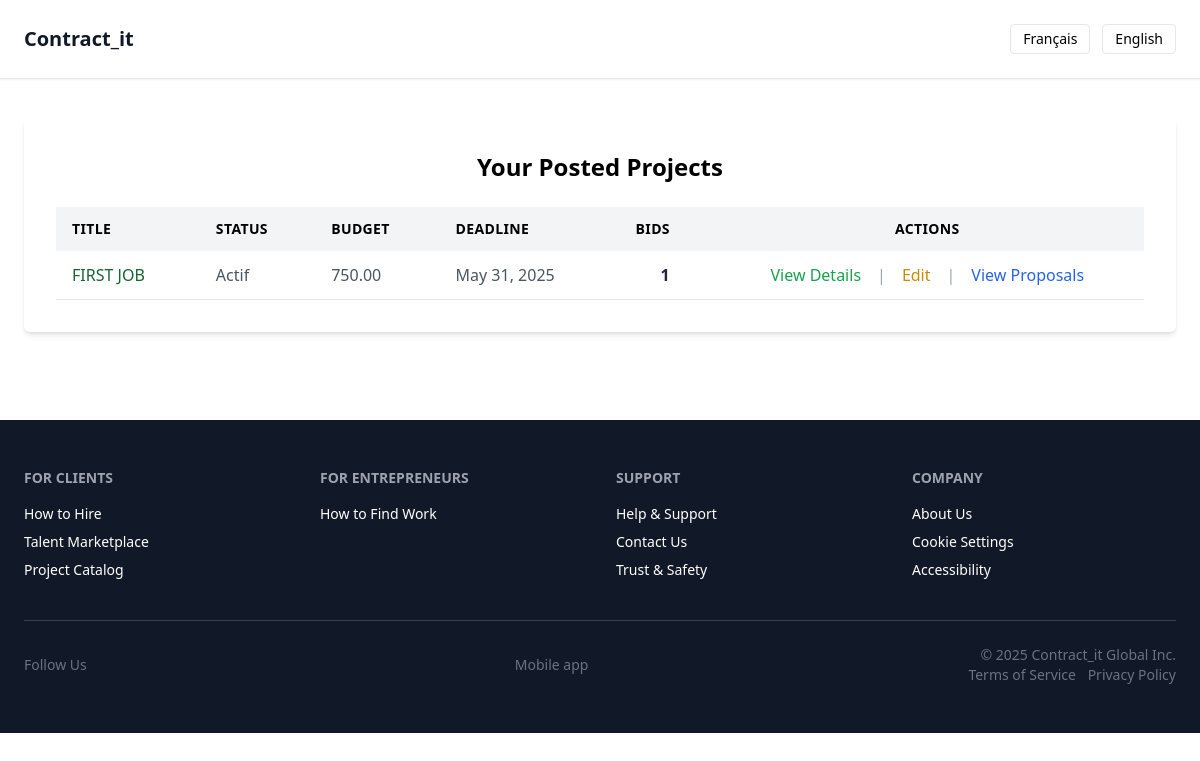
The app's page /api/projects/my-projects/ (signed in) with its own data.
### projects/models.py (models this page shows, shortened)
class Project(models.Model):
    STATUS_CHOICES = [
        ('active', 'Actif'),          # Projet publié, ouvert aux offres
        ('in_progress', 'En cours'),  # Projet attribué à un entrepreneur
        ('completed', 'Terminé'),     # Projet complété
        ('cancelled', 'Annulé'),      # Projet annulé ou retiré
    ]
    is_public = models.BooleanField(
        default=True,
        help_text="Le projet est-il visible publiquement ? (True = tous les entrepreneurs peuvent le voir)"
    )
    client = models.ForeignKey(
        CustomUser,
        on_delete=models.SET_NULL,          # Si le client est supprimé → champ devient NULL
        null=True,
        blank=True,
        related_name='projects_posted',     # Permet d’appeler client.projects_posted.all()
        limit_choices_to={'is_client': True},  # Restreint aux utilisateurs clients
        help_text="Utilisateur (client) qui a publié ce projet"
    )
    contractor = models.ForeignKey(
        CustomUser,
        on_delete=models.SET_NULL,          # Si le contractor est supprimé → champ devient NULL
        null=True,
        blank=True,
        related_name='projects_awarded',    # Permet d’appeler contractor.projects_awarded.all()
        limit_choices_to={'is_contractor': True},  # Restreint aux utilisateurs entrepreneurs
        help_text="Utilisateur (entrepreneur) sélectionné pour ce projet (facultatif)"
    )
    title = models.CharField(
        max_length=255,
        help_text="Titre clair et court du projet (ex. : Rénovation salle de bain)"
    )
    description = models.TextField(
        help_text="Description complète des travaux à réaliser"
    )
    category = models.CharField(
        max_length=100,
        help_text="Type de projet ou domaine requis (ex : Électricité, Peinture)"
    )
    location = models.CharField(
        max_length=255,
        help_text="Lieu d'exécution des travaux (ville, région, etc.)"
    )
    budget = models.DecimalField(
        max_digits=10,  # Jusqu’à 9 999 999.99
        decimal_places=2,
        help_text="Budget estimé ou alloué pour le projet (en dollars CAD)"
    )
    deadline = models.DateField(
        help_text="Date limite souhaitée pour l’achèvement du projet"
    )
    status = models.CharField(
        max_length=20,
        choices=STATUS_CHOICES,
        default='active',
        help_text="Statut actuel du projet (actif, en cours, terminé ou annulé)"
    )
    ai_drafted = models.BooleanField(
        default=False,
        help_text="Ce projet a-t-il été rédigé automatiquement par l’assistant IA ?"
    )
    created_at = models.DateTimeField(
        auto_now_add=True,
        help_text="Date de création automatique lors de la publication"
    )
    updated_at = models.DateTimeField(
        auto_now=True,
        help_text="Mise à jour automatique à chaque modification"
    )

### projects/views.py (the view)
# urls.py: path('my-projects/', my_projects_view, name='my_projects_view'),
@login_required
def my_projects_view(request):
    user = request.user
    if not user.is_client:
        return redirect("index_view")  # Redirige les non-clients
    projects = Project.objects.filter(client=user).order_by('-created_at')
    projects_with_bids = []
    for project in projects:
        bids_count = Bid.objects.filter(project=project).count()
        projects_with_bids.append({
            'project': project,
            'bids_count': bids_count
        })
    return render(request, 'projects/my_projects.html', {
        'projects_with_bids': projects_with_bids
    })

### accounts/context_processors.py (called while the page is built)
def user_roles(request):
    user = request.user  # 🔍 Récupère l’utilisateur connecté (AnonymousUser si non connecté)
    return {
        'is_client': getattr(user, 'is_client', False),         # ✅ True si client, sinon False
        'is_contractor': getattr(user, 'is_contractor', False)  # ✅ True si entrepreneur, sinon False
    }

### projects/templates/projects/my_projects.html (shortened to what this page needs)
{% extends "core/useful/base2.html" %}
{% load i18n %}
{% block content %}
<div class="max-w-6xl mx-auto bg-white p-8 shadow-md rounded-md">
    <h2 class="text-2xl font-bold mb-6 text-center">{% trans "Your Posted Projects" %}</h2>
    {% if projects_with_bids|length == 0 %}
        <p class="text-center text-gray-500">{% trans "You haven't posted any projects yet." %}</p>
        <a href="{% url 'create_project_view' %}" class="inline-block px-5 py-3 bg-indigo-600 text-white rounded-lg font-semibold hover:bg-indigo-700 transition">
            {% trans "Post your first project" %}
        </a>
    {% else %}
        <table class="w-full table-auto border-collapse">
            <thead class="bg-gray-100 text-left text-sm uppercase tracking-wide">
                <tr>
                    <th class="px-4 py-3">{% trans "Title" %}</th>
                    <th class="px-4 py-3">{% trans "Status" %}</th>
                    <th class="px-4 py-3">{% trans "Budget" %}</th>
                    <th class="px-4 py-3">{% trans "Deadline" %}</th>
                    <th class="px-4 py-3">{% trans "Bids" %}</th>
                    <th class="px-4 py-3 text-center">{% trans "Actions" %}</th>
                </tr>
            </thead>
            <tbody>
                {% for entry in projects_with_bids %}
                    {% with project=entry.project bids_count=entry.bids_count %}
                    <tr class="border-b hover:bg-gray-50">
                        <td class="px-4 py-3 font-medium text-green-800">{{ project.title }}</td>
                        <td class="px-4 py-3 text-gray-600">{{ project.get_status_display }}</td>
                        <td class="px-4 py-3 text-gray-600">{{ project.budget }}</td>
                        <td class="px-4 py-3 text-gray-600">{{ project.deadline }}</td>
                        <td class="px-4 py-3 text-center text-gray-800 font-semibold">{{ bids_count }}</td>
                        <td class="text-center whitespace-nowrap">
                            <div class="flex items-center justify-center space-x-4">
                                <a href="{% url 'project_detail_page_view' project.id %}" class="text-green-600 hover:underline">
                                    {% trans "View Details" %}
                                </a>
                                <span class="text-gray-400">|</span>
                                <a href="{% url 'edit_project_view' project.id %}" class="text-yellow-600 hover:underline">
                                    {% trans "Edit" %}
                                </a>
                                <span class="text-gray-400">|</span>
                                <a href="{% url 'view_project_bids_view' project.id %}" class="text-blue-600 hover:underline">
                                    {% trans "View Proposals" %}
                                </a>
                            </div>
                        </td>
                    </tr>
                    {% endwith %}
                {% endfor %}
            </tbody>
        </table>
    {% endif %}
</div>
{% endblock %}

### records on screen
Project: project "FIRST JOB", project.status "Actif", project.budget "750.00", project.deadline "May 31, 2025", bids_count "1"
